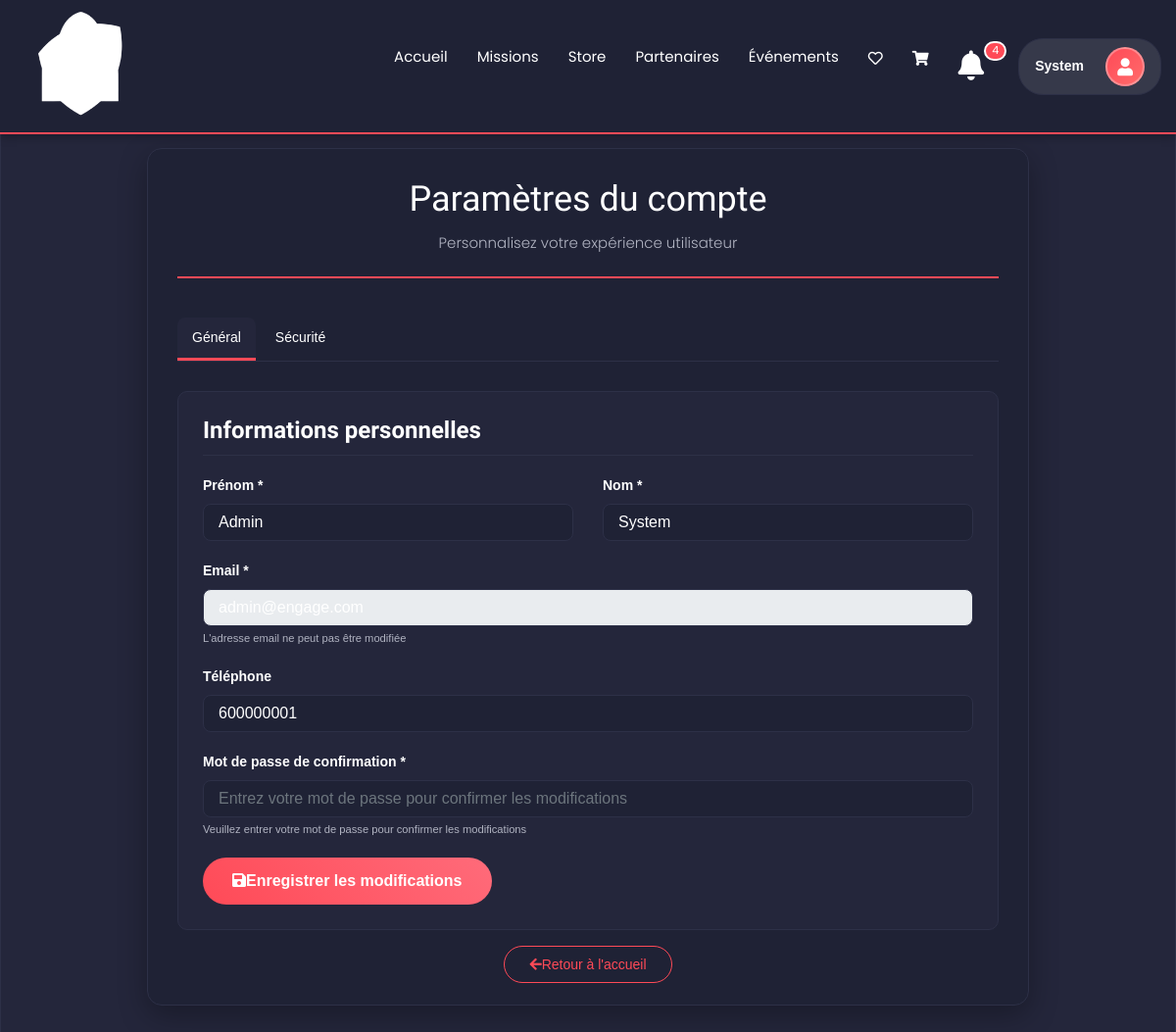
The app's page /view/frontoffice/settings.php (signed in) with its own data.
### tables this page shows
CREATE TABLE `utilisateur` (
  `id_util` int(11) NOT NULL,
  `prenom` varchar(100) NOT NULL,
  `nom` varchar(100) NOT NULL,
  `dt_naiss` date DEFAULT NULL,
  `mail` varchar(255) NOT NULL,
  `num` int(11) DEFAULT NULL,
  `mdp` varchar(255) NOT NULL,
  `typee` enum('admin','user') DEFAULT 'user',
  `q1` varchar(255) DEFAULT NULL,
  `rp1` varchar(255) DEFAULT NULL,
  `q2` varchar(255) DEFAULT NULL,
  `rp2` varchar(255) DEFAULT NULL,
  `gamer_tag` varchar(100) DEFAULT NULL,
  `created_at` timestamp NOT NULL DEFAULT current_timestamp(),
  `updated_at` timestamp NOT NULL DEFAULT current_timestamp() ON UPDATE current_timestamp(),
  `img` varchar(255) DEFAULT NULL,
  `auth` varchar(200) NOT NULL,
  `face` text NOT NULL
);

### controller/utilisateurcontroller.php (called while the page is built, shortened)
<?php
class UtilisateurController {
    public function showUtilisateur($id_util) {
        $sql = "SELECT * FROM utilisateur WHERE id_util = :id_util";
        $db = config::getConnexion();
        $query = $db->prepare($sql);
        $query->bindValue(':id_util', $id_util);
        try {
            $query->execute();
            $utilisateur = $query->fetch();
            return $utilisateur;
        } catch (Exception $e) {
            error_log('Error showing user: ' . $e->getMessage());
            return false;
        }
    }
}
?>

### view/frontoffice/settings.php (the view, shortened to what this page needs)
<?php
include '../../controller/utilisateurcontroller.php';
$utilisateurController = new UtilisateurController();
$user_id = $_SESSION['user_id'];
$current_user = $utilisateurController->showUtilisateur($user_id);
?>
<!DOCTYPE html>
<html lang="fr">
<head>
    <link rel="stylesheet" href="assets/css/bootstrap.min.css">
    <link rel="stylesheet" href="assets/css/all.css">
    <link rel="stylesheet" href="assets/css/style.css">
    <link rel="stylesheet" href="assets/css/settings.css">
</head>
<body>
    <div class="body_bg" style="background: linear-gradient(135deg, #1f2235 0%, #2d325a 100%); min-height: 100vh;">
        <?php include 'header_common.php'; ?>
        <section class="settings-section" style="padding: 100px 0;">
            <div class="container">
                <div class="settings-container">
                    <div class="settings-header">
                        <h1>Paramètres du compte</h1>
                        <p class="text-muted">Personnalisez votre expérience utilisateur</p>
                    </div>
                    <ul class="nav settings-tabs" id="settingsTabs">
                        <li class="nav-item">
                            <a class="nav-link active" data-bs-toggle="tab" href="#general">Général</a>
                        </li>
                        <li class="nav-item">
                            <a class="nav-link" data-bs-toggle="tab" href="securite.php">Sécurité</a>
                        </li>
                    </ul>
                    <div class="tab-content">
                        <div class="tab-pane fade show active" id="general">
                            <div class="settings-section">
                                <h3 class="section-title">Informations personnelles</h3>
                                <form method="POST" action="">
                                    <div class="row">
                                        <div class="col-md-6">
                                            <div class="form-group">
                                                <label class="form-label">Prénom *</label>
                                                <input type="text" class="form-control" name="prenom"
                                                       value="<?php echo htmlspecialchars($current_user['prenom'] ?? ''); ?>">
                                            </div>
                                        </div>
                                        <div class="col-md-6">
                                            <div class="form-group">
                                                <label class="form-label">Nom *</label>
                                                <input type="text" class="form-control" name="nom"
                                                       value="<?php echo htmlspecialchars($current_user['nom'] ?? ''); ?>">
                                            </div>
                                        </div>
                                    </div>
                                    <div class="form-group">
                                        <label class="form-label">Email *</label>
                                        <input type="email" class="form-control" name="mail" value="<?php echo htmlspecialchars($current_user['mail'] ?? ''); ?>" readonly disabled>
                                        <small class="form-text text-muted">L'adresse email ne peut pas être modifiée</small>
                                    </div>
                                    <div class="form-group">
                                        <label class="form-label">Téléphone</label>
                                        <input type="tel" class="form-control" name="num"
                                               value="<?php echo htmlspecialchars($current_user['num'] ?? ''); ?>"
                                               placeholder="Votre numéro de téléphone">
                                    </div>
                                    <div class="form-group">
                                        <label class="form-label">Mot de passe de confirmation *</label>
                                        <input type="password" class="form-control" name="confirm_password"
                                               placeholder="Entrez votre mot de passe pour confirmer les modifications">
                                        <small class="form-text text-muted">Veuillez entrer votre mot de passe pour confirmer les modifications</small>
                                    </div>
                                    <button type="submit" name="update_profile" class="btn btn-save">
                                        <i class="fas fa-save me-2"></i>Enregistrer les modifications
                                    </button>
                                </form>
                            </div>
                        </div>
                    </div>
                    <div class="text-center mt-4">
                        <a href="index.php" class="back-home">
                            <i class="fas fa-arrow-left me-2"></i>Retour à l'accueil
                        </a>
                    </div>
                </div>
            </div>
        </section>
    </div>
</body>
</html>

### view/frontoffice/assets/css/all.css (style rules this page uses)
.fa, .fas, .far, .fal, .fab { -moz-osx-font-smoothing: grayscale; -webkit-font-smoothing: antialiased; display: inline-block; font-style: normal; font-variant: normal; text-rendering: auto; line-height: 1; }
.fa-arrow-left:before { content: "\f060"; }
.fa-save:before { content: "\f0c7"; }
.fa, .fas { font-family: 'Font Awesome 5 Free'; font-weight: 900; }

### view/frontoffice/assets/css/settings.css (style rules this page uses)
:root { --primary-color: #ff4a57; --secondary-color: #1f2235; --accent-color: #24263b; --text-color: #ffffff; }
body { background-color: #1f2235; color: var(--text-color); font-family: 'Arial', sans-serif; }
.settings-container { max-width: 900px; margin: 50px auto; padding: 30px; background: var(--secondary-color); border-radius: 15px; box-shadow: 0 10px 30px rgba(0,0,0,0.3); border: 1px solid #2d3047; }
.settings-header { text-align: center; margin-bottom: 40px; border-bottom: 2px solid var(--primary-color); padding-bottom: 20px; }
.settings-tabs { border-bottom: 1px solid #2d3047; margin-bottom: 30px; }
.settings-tabs .nav-link { border: none; color: #b0b3c1; font-weight: 500; padding: 12px 25px; border-radius: 8px 8px 0 0; margin-right: 5px; background: transparent; }
.settings-tabs .nav-link.active { color: var(--primary-color); background: var(--accent-color); border-bottom: 3px solid var(--primary-color); }
.settings-section { padding: 25px; background: var(--accent-color); border-radius: 10px; margin-bottom: 25px; border: 1px solid #2d3047; }
.section-title { color: var(--text-color); margin-bottom: 20px; font-weight: 600; border-bottom: 1px solid #2d3047; padding-bottom: 10px; }
.form-group { margin-bottom: 20px; }
.form-label { font-weight: 600; color: var(--text-color); margin-bottom: 8px; }
.form-control { border: 1px solid #2d3047; border-radius: 8px; padding: 12px 15px; background: var(--secondary-color); color: var(--text-color); transition: all 0.3s ease; }
.form-control::placeholder { color: #6c757d; }
.btn-save { background: linear-gradient(45deg, var(--primary-color), #ff6b7a); color: white; border: none; padding: 12px 30px; border-radius: 25px; font-weight: bold; transition: all 0.3s ease; }
.back-home { color: var(--primary-color); text-decoration: none; font-weight: 500; border: 1px solid var(--primary-color); padding: 10px 25px; border-radius: 25px; transition: all 0.3s ease; }
.nav-link { color: var(--text-color) !important; font-weight: 500; transition: all 0.3s ease; padding: 10px 15px !important; border-radius: 5px; }
.text-muted { color: #b0b3c1 !important; }

### view/frontoffice/settings.php (style rules this page uses)
:root { --primary: #ff4a57; --primary-light: #ff6b6b; --dark: #1f2235; --dark-light: #2d325a; --text: #ffffff; --text-light: rgba(255,255,255,0.8); }

### view/frontoffice/header_common.php (style rules this page uses)
:root { --primary: #ff4a57; --primary-light: #ff6b6b; --dark: #1f2235; --dark-light: #2d325a; --text: #ffffff; --text-light: rgba(255, 255, 255, 0.8); --success: #28a745; --warning: #ffc107; --danger: #dc3545; }

### records on screen
utilisateur: prenom "Admin", nom "System", mail "admin@engage.com", num "600000001"

### other values on screen
$notificationCount "4"
$sessionUserName "System"
